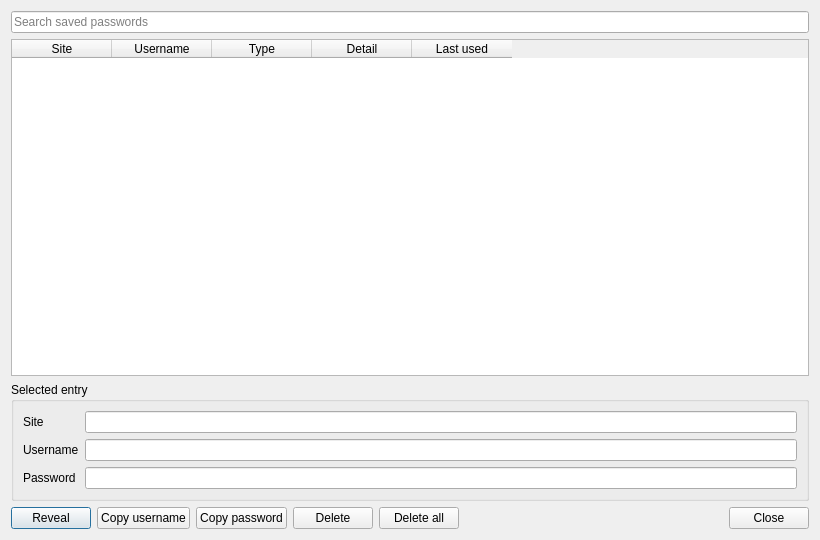
<?xml version="1.0" encoding="UTF-8"?>
<ui version="4.0">
 <class>SavedPasswordsDialog</class>
 <widget class="QDialog" name="SavedPasswordsDialog">
  <property name="geometry">
   <rect>
    <x>0</x>
    <y>0</y>
    <width>820</width>
    <height>540</height>
   </rect>
  </property>
  <property name="windowTitle">
   <string>Saved passwords</string>
  </property>
  <layout class="QVBoxLayout" name="verticalLayout">
   <item>
    <widget class="QLineEdit" name="searchLineEdit">
     <property name="placeholderText">
      <string>Search saved passwords</string>
     </property>
    </widget>
   </item>
   <item>
    <widget class="QTableWidget" name="passwordsTableWidget">
     <property name="alternatingRowColors">
      <bool>true</bool>
     </property>
     <property name="selectionBehavior">
      <enum>QAbstractItemView::SelectRows</enum>
     </property>
     <property name="selectionMode">
      <enum>QAbstractItemView::SingleSelection</enum>
     </property>
     <column>
      <property name="text">
       <string>Site</string>
      </property>
     </column>
     <column>
      <property name="text">
       <string>Username</string>
      </property>
     </column>
     <column>
      <property name="text">
       <string>Type</string>
      </property>
     </column>
     <column>
      <property name="text">
       <string>Detail</string>
      </property>
     </column>
     <column>
      <property name="text">
       <string>Last used</string>
      </property>
     </column>
    </widget>
   </item>
   <item>
    <widget class="QGroupBox" name="selectedEntryGroupBox">
     <property name="title">
      <string>Selected entry</string>
     </property>
     <layout class="QFormLayout" name="formLayout">
      <item row="0" column="0">
       <widget class="QLabel" name="siteLabel">
        <property name="text">
         <string>Site</string>
        </property>
       </widget>
      </item>
      <item row="0" column="1">
       <widget class="QLineEdit" name="siteLineEdit">
        <property name="readOnly">
         <bool>true</bool>
        </property>
       </widget>
      </item>
      <item row="1" column="0">
       <widget class="QLabel" name="usernameLabel">
        <property name="text">
         <string>Username</string>
        </property>
       </widget>
      </item>
      <item row="1" column="1">
       <widget class="QLineEdit" name="usernameLineEdit">
        <property name="readOnly">
         <bool>true</bool>
        </property>
       </widget>
      </item>
      <item row="2" column="0">
       <widget class="QLabel" name="passwordLabel">
        <property name="text">
         <string>Password</string>
        </property>
       </widget>
      </item>
      <item row="2" column="1">
       <widget class="QLineEdit" name="passwordLineEdit">
        <property name="readOnly">
         <bool>true</bool>
        </property>
        <property name="echoMode">
         <enum>QLineEdit::Password</enum>
        </property>
       </widget>
      </item>
     </layout>
    </widget>
   </item>
   <item>
    <layout class="QHBoxLayout" name="horizontalLayout">
     <item>
      <widget class="QPushButton" name="revealButton">
       <property name="text">
        <string>Reveal</string>
       </property>
      </widget>
     </item>
     <item>
      <widget class="QPushButton" name="copyUsernameButton">
       <property name="text">
        <string>Copy username</string>
       </property>
      </widget>
     </item>
     <item>
      <widget class="QPushButton" name="copyPasswordButton">
       <property name="text">
        <string>Copy password</string>
       </property>
      </widget>
     </item>
     <item>
      <widget class="QPushButton" name="deleteButton">
       <property name="text">
        <string>Delete</string>
       </property>
      </widget>
     </item>
     <item>
      <widget class="QPushButton" name="deleteAllButton">
       <property name="text">
        <string>Delete all</string>
       </property>
      </widget>
     </item>
     <item>
      <spacer name="horizontalSpacer">
       <property name="orientation">
        <enum>Qt::Horizontal</enum>
       </property>
       <property name="sizeHint" stdset="0">
        <size>
         <width>40</width>
         <height>20</height>
        </size>
       </property>
      </spacer>
     </item>
     <item>
      <widget class="QPushButton" name="closeButton">
       <property name="text">
        <string>Close</string>
       </property>
      </widget>
     </item>
    </layout>
   </item>
  </layout>
 </widget>
 <resources/>
 <connections/>
</ui>
